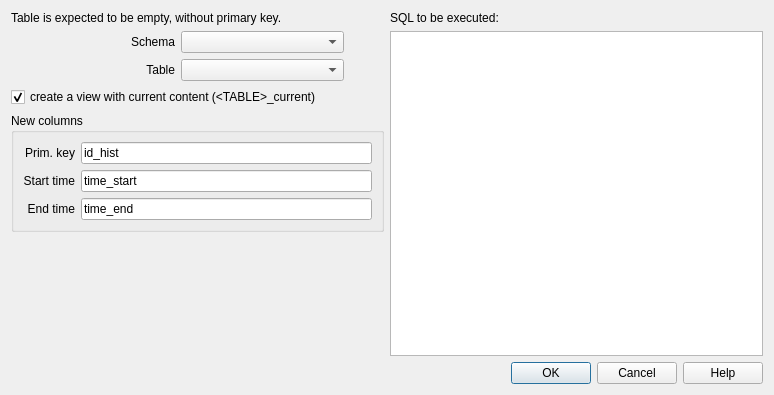
<?xml version="1.0" encoding="UTF-8"?>
<ui version="4.0">
 <class>DlgVersioning</class>
 <widget class="QDialog" name="DlgVersioning">
  <property name="geometry">
   <rect>
    <x>0</x>
    <y>0</y>
    <width>774</width>
    <height>395</height>
   </rect>
  </property>
  <property name="windowTitle">
   <string>Add versioning support to a table</string>
  </property>
  <layout class="QGridLayout" name="gridLayout_3">
   <item row="0" column="0" rowspan="2">
    <layout class="QVBoxLayout" name="verticalLayout">
     <item>
      <widget class="QLabel" name="label_4">
       <property name="text">
        <string>Table is expected to be empty, without primary key.</string>
       </property>
      </widget>
     </item>
     <item>
      <layout class="QGridLayout" name="gridLayout">
       <item row="0" column="0">
        <widget class="QLabel" name="label_2">
         <property name="text">
          <string>Schema</string>
         </property>
         <property name="alignment">
          <set>Qt::AlignRight|Qt::AlignTrailing|Qt::AlignVCenter</set>
         </property>
        </widget>
       </item>
       <item row="0" column="1">
        <widget class="QComboBox" name="cboSchema"/>
       </item>
       <item row="1" column="0">
        <widget class="QLabel" name="label_3">
         <property name="text">
          <string>Table</string>
         </property>
         <property name="alignment">
          <set>Qt::AlignRight|Qt::AlignTrailing|Qt::AlignVCenter</set>
         </property>
        </widget>
       </item>
       <item row="1" column="1">
        <widget class="QComboBox" name="cboTable"/>
       </item>
       <item row="0" column="2" rowspan="2">
        <spacer name="horizontalSpacer">
         <property name="orientation">
          <enum>Qt::Horizontal</enum>
         </property>
         <property name="sizeType">
          <enum>QSizePolicy::Preferred</enum>
         </property>
         <property name="sizeHint" stdset="0">
          <size>
           <width>40</width>
           <height>48</height>
          </size>
         </property>
        </spacer>
       </item>
      </layout>
     </item>
     <item>
      <widget class="QCheckBox" name="chkCreateCurrent">
       <property name="text">
        <string>create a view with current content (&lt;TABLE&gt;_current)</string>
       </property>
       <property name="checked">
        <bool>true</bool>
       </property>
      </widget>
     </item>
     <item>
      <widget class="QGroupBox" name="groupBox_2">
       <property name="title">
        <string>New columns</string>
       </property>
       <layout class="QGridLayout" name="gridLayout_2">
        <item row="0" column="0">
         <widget class="QLabel" name="label_6">
          <property name="text">
           <string>Prim. key</string>
          </property>
          <property name="alignment">
           <set>Qt::AlignRight|Qt::AlignTrailing|Qt::AlignVCenter</set>
          </property>
         </widget>
        </item>
        <item row="0" column="1">
         <widget class="QLineEdit" name="editPkey">
          <property name="text">
           <string>id_hist</string>
          </property>
         </widget>
        </item>
        <item row="1" column="0">
         <widget class="QLabel" name="label_7">
          <property name="text">
           <string>Start time</string>
          </property>
          <property name="alignment">
           <set>Qt::AlignRight|Qt::AlignTrailing|Qt::AlignVCenter</set>
          </property>
         </widget>
        </item>
        <item row="1" column="1">
         <widget class="QLineEdit" name="editStart">
          <property name="text">
           <string>time_start</string>
          </property>
         </widget>
        </item>
        <item row="2" column="0">
         <widget class="QLabel" name="label_8">
          <property name="text">
           <string>End time</string>
          </property>
          <property name="alignment">
           <set>Qt::AlignRight|Qt::AlignTrailing|Qt::AlignVCenter</set>
          </property>
         </widget>
        </item>
        <item row="2" column="1">
         <widget class="QLineEdit" name="editEnd">
          <property name="text">
           <string>time_end</string>
          </property>
         </widget>
        </item>
       </layout>
      </widget>
     </item>
     <item>
      <spacer name="verticalSpacer">
       <property name="orientation">
        <enum>Qt::Vertical</enum>
       </property>
       <property name="sizeHint" stdset="0">
        <size>
         <width>20</width>
         <height>40</height>
        </size>
       </property>
      </spacer>
     </item>
    </layout>
   </item>
   <item row="0" column="1">
    <widget class="QLabel" name="label_5">
     <property name="text">
      <string>SQL to be executed:</string>
     </property>
    </widget>
   </item>
   <item row="1" column="1">
    <widget class="QTextBrowser" name="txtSql"/>
   </item>
   <item row="2" column="0" colspan="2">
    <widget class="QDialogButtonBox" name="buttonBox">
     <property name="orientation">
      <enum>Qt::Horizontal</enum>
     </property>
     <property name="standardButtons">
      <set>QDialogButtonBox::Cancel|QDialogButtonBox::Help|QDialogButtonBox::Ok</set>
     </property>
    </widget>
   </item>
  </layout>
 </widget>
 <tabstops>
  <tabstop>cboSchema</tabstop>
  <tabstop>cboTable</tabstop>
  <tabstop>chkCreateCurrent</tabstop>
  <tabstop>editPkey</tabstop>
  <tabstop>editStart</tabstop>
  <tabstop>editEnd</tabstop>
  <tabstop>txtSql</tabstop>
  <tabstop>buttonBox</tabstop>
 </tabstops>
 <resources/>
 <connections>
  <connection>
   <sender>buttonBox</sender>
   <signal>rejected()</signal>
   <receiver>DlgVersioning</receiver>
   <slot>reject()</slot>
   <hints>
    <hint type="sourcelabel">
     <x>335</x>
     <y>465</y>
    </hint>
    <hint type="destinationlabel">
     <x>286</x>
     <y>274</y>
    </hint>
   </hints>
  </connection>
 </connections>
</ui>
